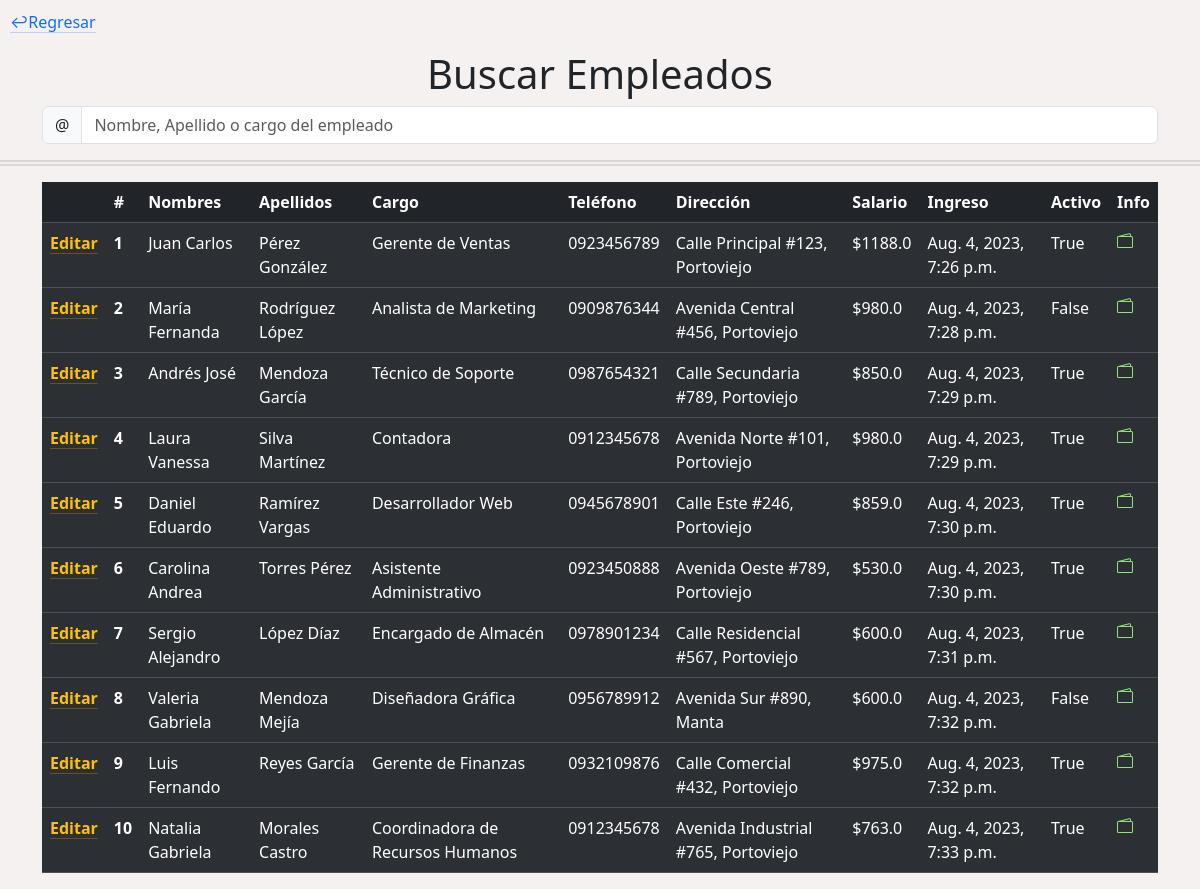
Page /administracion/empleados/ (signed in) on the committed database.
### SySdjango/Administracion/models.py (models this page shows, shortened)
class Empleado(models.Model):
    nombres = models.CharField(max_length=30)
    apellidos = models.CharField(max_length=30)
    cargo = models.CharField(max_length=100)
    telefono = models.CharField(max_length=20)
    direccion = models.CharField(max_length=200)
    fecha_ingreso = models.DateTimeField(auto_now_add=True)
    salario = models.FloatField()
    en_servicio = models.BooleanField(default=True)
    administrador = models.ForeignKey(User, on_delete=models.CASCADE)

### SySdjango/Administracion/views.py (the view)
# urls.py: path('administracion/empleados/', views.empleados, name='EMPLEADOS'),
def empleados(request):
    idAdministrador = request.user.id
    empleados = Empleado.objects.filter(administrador=idAdministrador)
    return render(request, '01-empleados.html', {'empleados':empleados})

### templates/admTemplates/01-empleados.html (shortened to what this page needs)
{% load static %}
<!DOCTYPE html>
<html lang="en">
<head>
  <link href="https://cdn.jsdelivr.net/npm/bootstrap@5.3.1/dist/css/bootstrap.min.css" rel="stylesheet"
>
  <link rel="stylesheet" href='{% static "cssCustom/administracion.css" %}'>
</head>
<body>
  <p class="regresar"><a href="#" id="botonRegresar" class="link-primary link-offset-2 link-underline-opacity-25 link-underline-opacity-100-hover">&#8617;Regresar</a></p>
  <div class="container" id="containerBuscador">
    <h1>Buscar Empleados</h1>
    <form id="search-form">
      <div class="input-group flex-nowrap">
        <span class="input-group-text" id="addon-wrapping">@</span>
        <input id="search-input" type="text" class="form-control" placeholder="Nombre, Apellido o cargo del empleado"
          aria-label="Username" aria-describedby="addon-wrapping">
      </div>
    </form>
  </div>
  <hr class="separador">
  <div class="container">
    <table class="table table-dark table-striped">
      <thead>
        <tr>
          <th scope="col"></th>
          <th scope="col">#</th>
          <th scope="col">Nombres</th>
          <th scope="col">Apellidos</th>
          <th scope="col">Cargo</th>
          <th scope="col">Teléfono</th>
          <th scope="col">Dirección</th>
          <th scope="col">Salario</th>
          <th scope="col">Ingreso</th>
          <th scope="col">Activo</th>
          <th scope="col">Info</th>
        </tr>
      </thead>
      {% for empleado in empleados %}
      <tbody>
        <tr>
          <th><p><a href="{% url 'editarEmpleado' empleado.id %}"
              class="link-warning link-offset-2 link-underline-opacity-25 link-underline-opacity-100-hover">Editar</a></p> </th>
          <th scope="row">{{empleado.id}}</th>
          <td>{{empleado.nombres}}</td>
          <td>{{empleado.apellidos}}</td>
          <td>{{empleado.cargo}}</td>
          <td>{{empleado.telefono}}</td>
          <td>{{empleado.direccion}}</td>
          <td>${{empleado.salario}}</td>
          <td>{{empleado.fecha_ingreso}}</td>
          <td>{{empleado.en_servicio}}</td>
          <td>
            <a class="icon-link" href="#" style="color: #92e27a;">
            </a>
          </td>
        </tr>
      </tbody>
      {% endfor %}
    </table>
  </div>
</body>

### static/cssCustom/administracion.css (style rules this page uses)
body { background-color: #F6F1F1; }
#containerBuscador { text-align: center; }
.separador { border-top: 6px double #8c8b8b; }
.regresar { margin-top: 10px; margin-left: 10px; }

### rows in the picture
Empleado: id "1", nombres "Juan Carlos", apellidos "Pérez González", cargo "Gerente de Ventas", telefono "0923456789", direccion "Calle Principal #123, Portoviejo", salario "1188.0", fecha_ingreso "Aug. 4, 2023, 7:26 p.m.", en_servicio "True"
Empleado: id "2", nombres "María Fernanda", apellidos "Rodríguez López", cargo "Analista de Marketing", telefono "0909876344", direccion "Avenida Central #456, Portoviejo", salario "980.0", fecha_ingreso "Aug. 4, 2023, 7:28 p.m.", en_servicio "False"
Empleado: id "3", nombres "Andrés José", apellidos "Mendoza García", cargo "Técnico de Soporte", telefono "0987654321", direccion "Calle Secundaria #789, Portoviejo", salario "850.0", fecha_ingreso "Aug. 4, 2023, 7:29 p.m.", en_servicio "True"
Empleado: id "4", nombres "Laura Vanessa", apellidos "Silva Martínez", cargo "Contadora", telefono "0912345678", direccion "Avenida Norte #101, Portoviejo", salario "980.0", fecha_ingreso "Aug. 4, 2023, 7:29 p.m.", en_servicio "True"
Empleado: id "5", nombres "Daniel Eduardo", apellidos "Ramírez Vargas", cargo "Desarrollador Web", telefono "0945678901", direccion "Calle Este #246, Portoviejo", salario "859.0", fecha_ingreso "Aug. 4, 2023, 7:30 p.m.", en_servicio "True"
Empleado: id "6", nombres "Carolina Andrea", apellidos "Torres Pérez", cargo "Asistente Administrativo", telefono "0923450888", direccion "Avenida Oeste #789, Portoviejo", salario "530.0", fecha_ingreso "Aug. 4, 2023, 7:30 p.m.", en_servicio "True"
Empleado: id "7", nombres "Sergio Alejandro", apellidos "López Díaz", cargo "Encargado de Almacén", telefono "0978901234", direccion "Calle Residencial #567, Portoviejo", salario "600.0", fecha_ingreso "Aug. 4, 2023, 7:31 p.m.", en_servicio "True"
Empleado: id "8", nombres "Valeria Gabriela", apellidos "Mendoza Mejía", cargo "Diseñadora Gráfica", telefono "0956789912", direccion "Avenida Sur #890, Manta", salario "600.0", fecha_ingreso "Aug. 4, 2023, 7:32 p.m.", en_servicio "False"
Empleado: id "9", nombres "Luis Fernando", apellidos "Reyes García", cargo "Gerente de Finanzas", telefono "0932109876", direccion "Calle Comercial #432, Portoviejo", salario "975.0", fecha_ingreso "Aug. 4, 2023, 7:32 p.m.", en_servicio "True"
Empleado: id "10", nombres "Natalia Gabriela", apellidos "Morales Castro", cargo "Coordinadora de Recursos Humanos", telefono "0912345678", direccion "Avenida Industrial #765, Portoviejo", salario "763.0", fecha_ingreso "Aug. 4, 2023, 7:33 p.m.", en_servicio "True"
